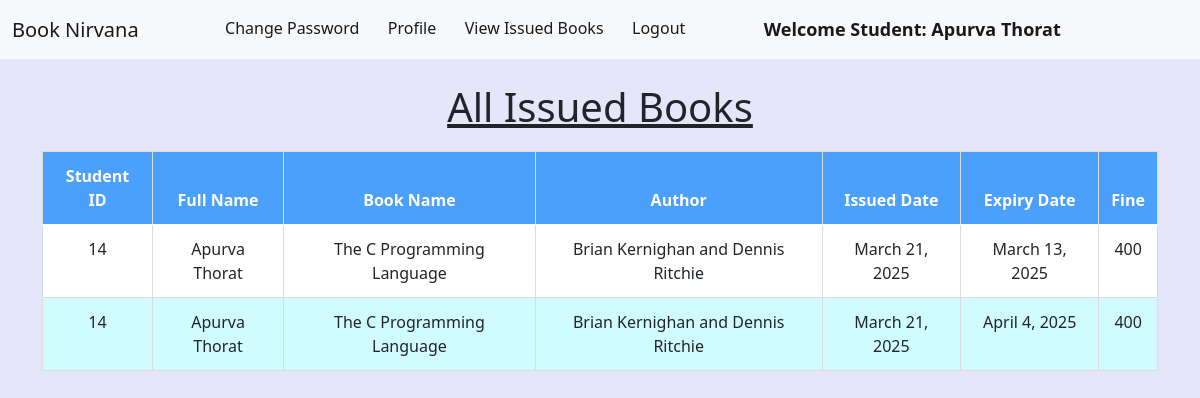
The app's page /student_issued_books/ (signed in) with its own data.
### library/models.py (models this page shows, shortened)
class Book(models.Model):
    name = models.CharField(max_length=200)
    author = models.CharField(max_length=200)
    isbn = models.PositiveIntegerField(unique=True)
    category = models.CharField(max_length=50)
    quantity = models.PositiveIntegerField(default=1)  # Added field to track available copies

class IssuedBook(models.Model):
    student_id = models.PositiveIntegerField(blank=True)
    isbn = models.CharField(max_length=13)
    issued_date = models.DateField(auto_now=True)
    expiry_date = models.DateField(default=expiry)
    returned = models.BooleanField(default=False)  # Added field to track book return

### library/views.py (the view)
# urls.py: path("student_issued_books/", views.student_issued_books, name="student_issued_books"),
@login_required(login_url='/student_login')
def student_issued_books(request):
    student = Student.objects.filter(user_id=request.user.id).first()  # Ensure single student object
    if not student:
        return redirect('/student_login')  # Redirect if student is not found
    issuedBooks = IssuedBook.objects.filter(student_id=student.user_id)
    issued_details = []
    for issued_book in issuedBooks:
        book = Book.objects.filter(isbn=issued_book.isbn).first()
        if book:
            days_issued = (date.today() - issued_book.issued_date).days
            fine = max(0, (days_issued - 14) * 5) if days_issued > 14 else 0
            issued_details.append({
                'user_id': request.user.id,
                'full_name': request.user.get_full_name(),
                'book_name': book.name,
                'book_author': book.author,
                'issued_date': issued_book.issued_date,
                'expiry_date': issued_book.expiry_date,
                'fine': fine
            })
    return render(request, 'student_issued_books.html', {'issued_details': issued_details})

### library/templates/student_issued_books.html (shortened to what this page needs)
{% extends 'student_navbar.html' %}
{% load static %}
{% block body %}
<div class="container mt-4">
    <h1 class="text-center"><u>All Issued Books</u></h1>
    <table class="table table-bordered text-center">
        <thead>
            <tr>
                <th>Student ID</th>
                <th>Full Name</th>
                <th>Book Name</th>
                <th>Author</th>
                <th>Issued Date</th>
                <th>Expiry Date</th>
                <th>Fine</th>
            </tr>
        </thead>
        <tbody>
            {% for detail in issued_details %}
            <tr>
                <td>{{ detail.user_id }}</td>
                <td>{{ detail.full_name }}</td>
                <td>{{ detail.book_name }}</td>
                <td>{{ detail.book_author }}</td>
                <td>{{ detail.issued_date }}</td>
                <td>{{ detail.expiry_date }}</td>
                <td>{{ detail.fine }}</td>
            </tr>
            {% endfor %}
        </tbody>
    </table>
    </div>
{% endblock %}

### library/templates/student_navbar.html (shortened to what this page needs)
<!doctype html>
<html lang="en">
  <head>
    <link href="https://cdn.jsdelivr.net/npm/bootstrap@5.1.0/dist/css/bootstrap.min.css" rel="stylesheet">
    <link rel="stylesheet" href="https://cdn.datatables.net/1.10.25/css/jquery.dataTables.min.css">
    <link rel="stylesheet" href="https://cdn.datatables.net/buttons/1.7.1/css/buttons.dataTables.min.css">
  </head>
  <body>
    <nav class="navbar navbar-expand-lg navbar-light bg-light sticky-top">
        <div class="container-fluid">
          <a class="navbar-brand" href="#">Book Nirvana</a>
          <div class="collapse navbar-collapse" id="navbarSupportedContent">
            <ul class="navbar-nav me-auto mb-2 mb-lg-0">
              <li class="nav-item">
                <a class="nav-link active" aria-current="page" href="/change_password/">Change Password</a>
              </li>
              <li class="nav-item">
                <a class="nav-link active" aria-current="page" href="/profile/">Profile</a>
              </li>
              <li class="nav-item">
                <a class="nav-link active" aria-current="page" href="/student_issued_books/">View Issued Books</a>
              </li>
              <li class="nav-item">
                <a class="nav-link active" aria-current="page" href="/logout/">Logout</a>
              </li>
              <li class="nav-item">
                <a style="font-weight:600; font-family:'Segoe UI', Tahoma, Geneva, Verdana, sans-serif; font-size: large;" class="nav-link active" href="#">Welcome Student: {{request.user.get_full_name}}</a>
              </li>
            </ul>
          </div>
        </div>
      </nav>
      {% block body %}
      {% endblock %}
  </body>
</html>

### library/templates/student_issued_books.html (style rules this page uses)
body { background-color: lavender; margin: 0; padding: 0; }
.container { margin-top: 20px; }
h1 { margin-bottom: 20px; }
.table { width: 100%; border-collapse: collapse; margin-top: 20px; }
.table th, .table td { padding: 12px; text-align: center; border: 1px solid #ddd; }
.table th { background-color:rgb(75, 160, 251); color: white; font-weight: bold; }
.table tr:nth-child(even) { background-color:rgb(209, 252, 255); }
.table tr:nth-child(odd) { background-color:rgb(255, 255, 255); }

### records on screen
Book: book_name "The C Programming Language" "The C Programming Language", book_author "Brian Kernighan and Dennis Ritchie" "Brian Kernighan and Dennis Ritchie"
IssuedBook: issued_date "March 21, 2025", expiry_date "March 13, 2025"
IssuedBook: issued_date "March 21, 2025", expiry_date "April 4, 2025"

### other values on screen
{{ request.user.get_full_name }} "Apurva Thorat"
{{ detail.user_id }} "14" "14"
{{ detail.full_name }} "Apurva Thorat" "Apurva Thorat"
{{ detail.fine }} "400" "400"
